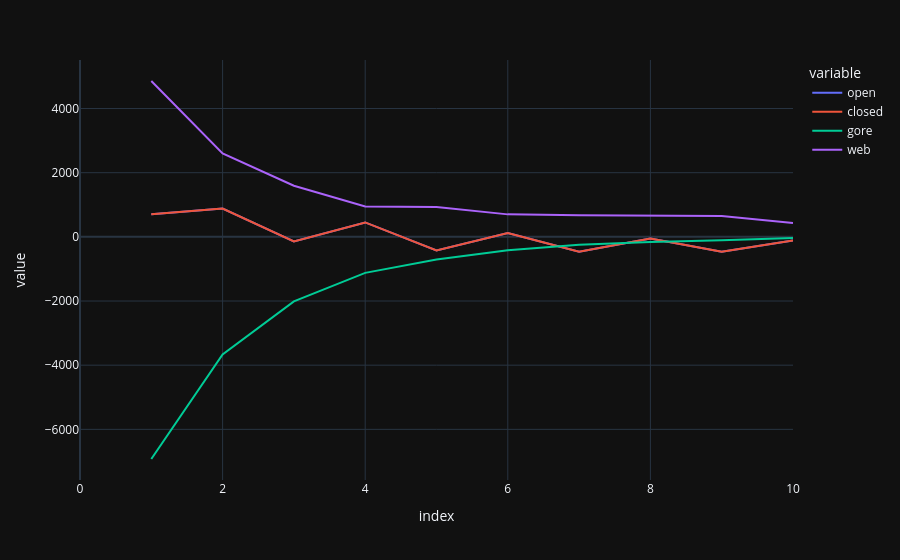

Source (notebook cell):
### Code cell
px.line(lateral_flows, y=["open", "closed", "gore", "web"])

### Figure 1 — Plotly figure (JSON) as saved in the notebook; plotly's stock layout.template omitted (floating-point values rounded to 4 significant figures)
{"data": [{"hovertemplate": "variable=open<br>index=%{x}<br>value=%{y}<extra></extra>", "legendgroup": "open", "line": {"color": "#636efa", "dash": "solid"}, "marker": {"symbol": "circle"}, "mode": "lines", "name": "open", "orientation": "v", "showlegend": true, "x": [0, 1, 2, 3, 4, 5, 6, 7, 8, 9, 10], "xaxis": "x", "y": [null, 702.4, 881.2, -145.4, 449.5, -424.2, 120.7, -463.8, -50.69, -463.5, -116.3], "yaxis": "y", "type": "scatter"}, {"hovertemplate": "variable=closed<br>index=%{x}<br>value=%{y}<extra></extra>", "legendgroup": "closed", "line": {"color": "#EF553B", "dash": "solid"}, "marker": {"symbol": "circle"}, "mode": "lines", "name": "closed", "orientation": "v", "showlegend": true, "x": [0, 1, 2, 3, 4, 5, 6, 7, 8, 9, 10], "xaxis": "x", "y": [null, 702.4, 881.2, -145.4, 449.5, -424.2, 120.7, -463.8, -50.69, -463.5, -116.3], "yaxis": "y", "type": "scatter"}, {"hovertemplate": "variable=gore<br>index=%{x}<br>value=%{y}<extra></extra>", "legendgroup": "gore", "line": {"color": "#00cc96", "dash": "solid"}, "marker": {"symbol": "circle"}, "mode": "lines", "name": "gore", "orientation": "v", "showlegend": true, "x": [0, 1, 2, 3, 4, 5, 6, 7, 8, 9, 10], "xaxis": "x", "y": [null, -6924.0, -3668.0, -2012.0, -1122.0, -707.2, -414.2, -247.5, -160.3, -105.3, -36.93], "yaxis": "y", "type": "scatter"}, {"hovertemplate": "variable=web<br>index=%{x}<br>value=%{y}<extra></extra>", "legendgroup": "web", "line": {"color": "#ab63fa", "dash": "solid"}, "marker": {"symbol": "circle"}, "mode": "lines", "name": "web", "orientation": "v", "showlegend": true, "x": [0, 1, 2, 3, 4, 5, 6, 7, 8, 9, 10], "xaxis": "x", "y": [null, 4858.0, 2603.0, 1592.0, 949.1, 932.1, 701.0, 673.5, 672.3, 652.8, 428.6], "yaxis": "y", "type": "scatter"}], "layout": {"xaxis": {"anchor": "y", "domain": [0.0, 1.0], "title": {"text": "index"}}, "yaxis": {"anchor": "x", "domain": [0.0, 1.0], "title": {"text": "value"}}, "legend": {"title": {"text": "variable"}, "tracegroupgap": 0}, "margin": {"t": 60}}}
